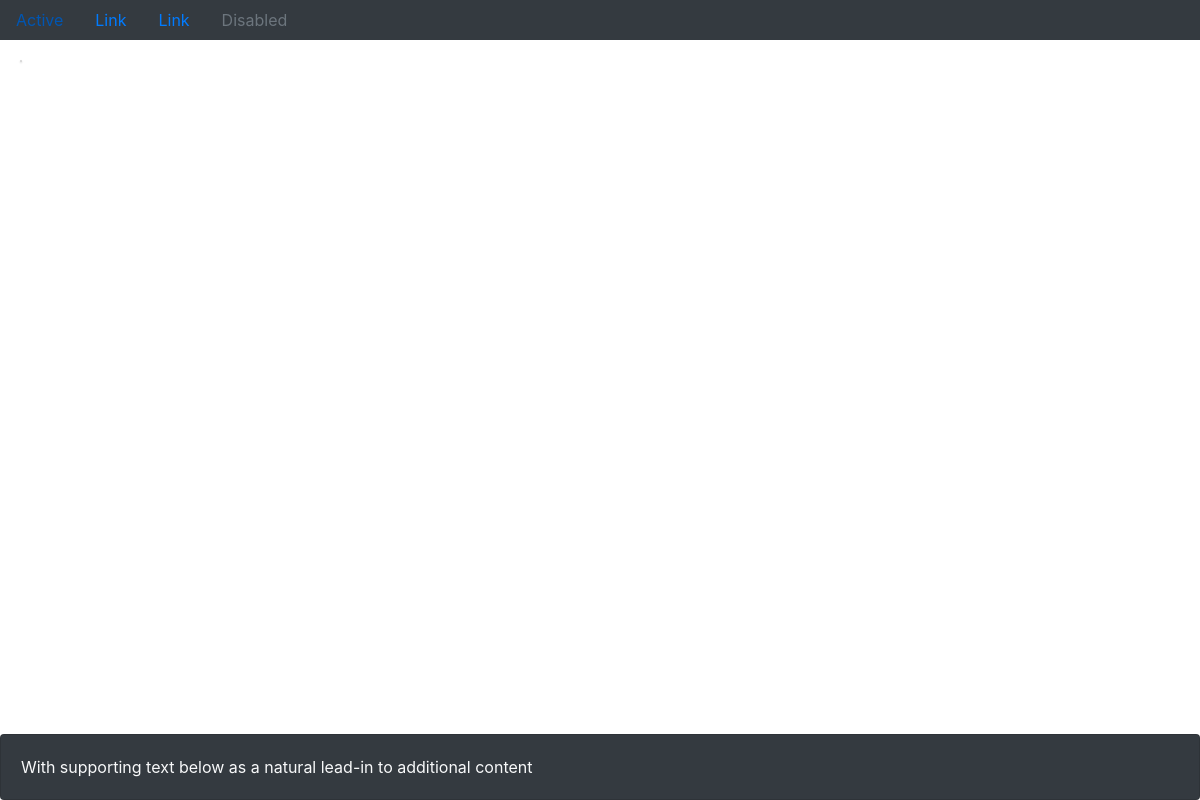
Before: / with the older database file.
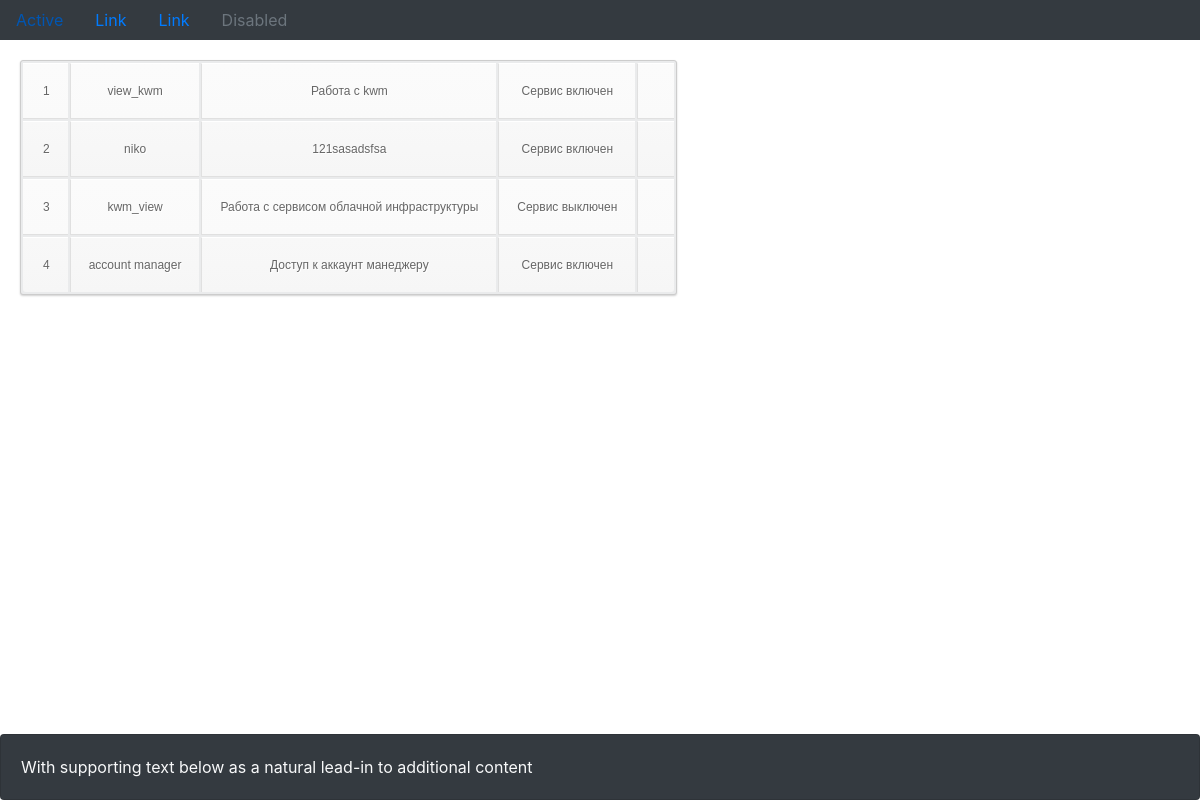
After: the same page with the newer database file.
### core/models.py (models this page shows, shortened)
class Services(models.Model):
    name = models.CharField(max_length=20, unique=True)
    description = models.CharField(max_length=50)
    price = models.FloatField(blank=True)
    fk_permission = models.OneToOneField(Permission, on_delete=models.PROTECT)
    status = models.BooleanField(default=True)
    is_create = models.DateTimeField(auto_now_add=True)
    is_update = models.DateTimeField(auto_now=True)

### core/views.py (the view)
# urls.py: path('', views.index)
def index(request):
    return render(request, "core/account_list.html", context={'services': Services.objects.all()})

### core/templates/core/account_list.html
{% extends "core/base.html" %}
{% block content %}
<table class="simple-little-table" onclick="idvalue()">
    {% for service in services %}
	<tr>
        <td>{{ service.pk }}</td>
        <td>{{ service.name }}</td>
        <td>{{ service.description }}</td>
		<td>{% if service.status %}
                Сервис включен
            {% else %}
                Сервис выключен
            {% endif %}</td>
        <td> {{ sevice.fk_permission.name }}</td>
	</tr>
    {% endfor %}
</table>
{% endblock content%}

### core/templates/core/base.html
{% extends 'base.html' %}

### templates/base.html (shortened to what this page needs)
<!DOCTYPE html>
<html lang="ru-Ru">
  <head>
    <link rel="stylesheet" href="https://cdnjs.cloudflare.com/ajax/libs/normalize/5.0.0/normalize.min.css">
    <link rel='stylesheet' href='https://stackpath.bootstrapcdn.com/bootstrap/4.1.3/css/bootstrap.min.css'>
</head>
<body translate="no">
{% include 'core/menu.html' %}
{% block content %}
{% endblock content %}
  <div class="footer fixed-bottom">
    <div class="card bg-dark">
      <div class="card-body">
        <p class="card-text text-light">With supporting text below as a natural lead-in to additional content</p>
      </div>
    </div>
  </div>
</body>
</html>

### core/templates/core/menu.html
{% block menu %}
<ul class="nav navbar-dark bg-dark">
  <li class="nav-item">
    <a class="nav-link active" href="#">Active</a>
  </li>
  <li class="nav-item">
    <a class="nav-link" href="#">Link</a>
  </li>
  <li class="nav-item">
    <a class="nav-link" href="#">Link</a>
  </li>
  <li class="nav-item">
    <a class="nav-link disabled" href="#">Disabled</a>
  </li>
</ul>
{% endblock menu %}

### templates/base.html (style rules this page uses)
body,html { height:100%; }
.simple-little-table { font-family:Arial, Helvetica, sans-serif; color:#666; font-size:12px; text-shadow: 1px 1px 0px #fff; background:#eaebec; margin:20px; border:#ccc 1px solid; border-collapse:separate; -moz-border-radius:3px; -webkit-border-radius:3px; border-radius:3px; -moz-box-shadow: 0 1px 2px #d1d1d1; -webkit-box-shadow: 0 1px 2px #d1d1d1; box-shadow: 0 1px 2px #d1d1d1; }
.simple-little-table tr { text-align: center; padding-left:20px; }
.simple-little-table tr td:first-child { text-align: left; padding-left:20px; border-left: 0; }
.simple-little-table tr td { padding:18px; border-top: 1px solid #ffffff; border-bottom:1px solid #e0e0e0; border-left: 1px solid #e0e0e0; background: #fafafa; background: -webkit-gradient(linear, left top, left bottom, from(#fbfbfb), to(#fafafa)); background: -moz-linear-gradient(top, #fbfbfb, #fafafa); }
.simple-little-table tr:nth-child(even) td { background: #f6f6f6; background: -webkit-gradient(linear, left top, left bottom, from(#f8f8f8), to(#f6f6f6)); background: -moz-linear-gradient(top, #f8f8f8, #f6f6f6); }
.simple-little-table tr:last-child td { border-bottom:0; }
.simple-little-table tr:last-child td:first-child { -moz-border-radius-bottomleft:3px; -webkit-border-bottom-left-radius:3px; border-bottom-left-radius:3px; }
.simple-little-table tr:last-child td:last-child { -moz-border-radius-bottomright:3px; -webkit-border-bottom-right-radius:3px; border-bottom-right-radius:3px; }

Changed rows visible on the page:
added Services: pk "1", name "view_kwm", description "Работа с kwm", status "Сервис включен"
added Services: pk "2", name "niko", description "121sasadsfsa", status "Сервис включен"
added Services: pk "3", name "kwm_view", description "Работа с сервисом облачной инфраструктуры", status "Сервис выключен"
added Services: pk "4", name "account manager", description "Доступ к аккаунт манеджеру", status "Сервис включен"
